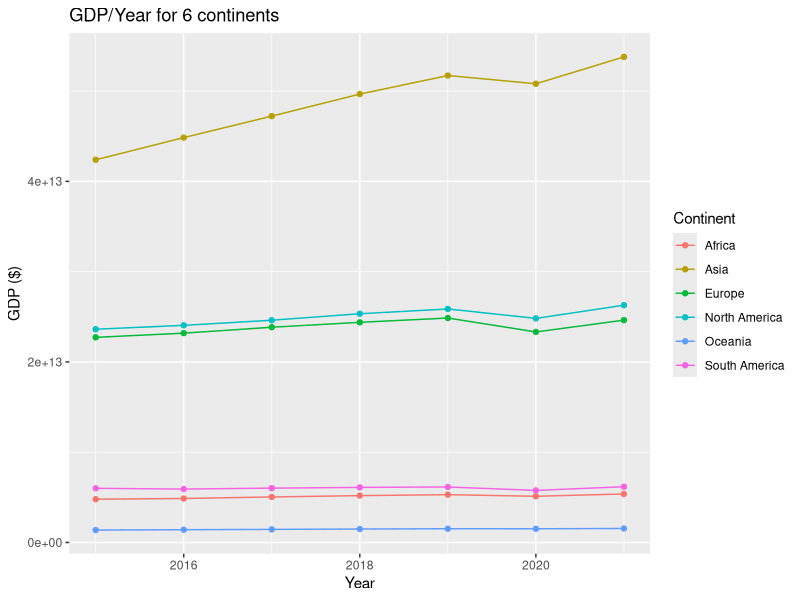
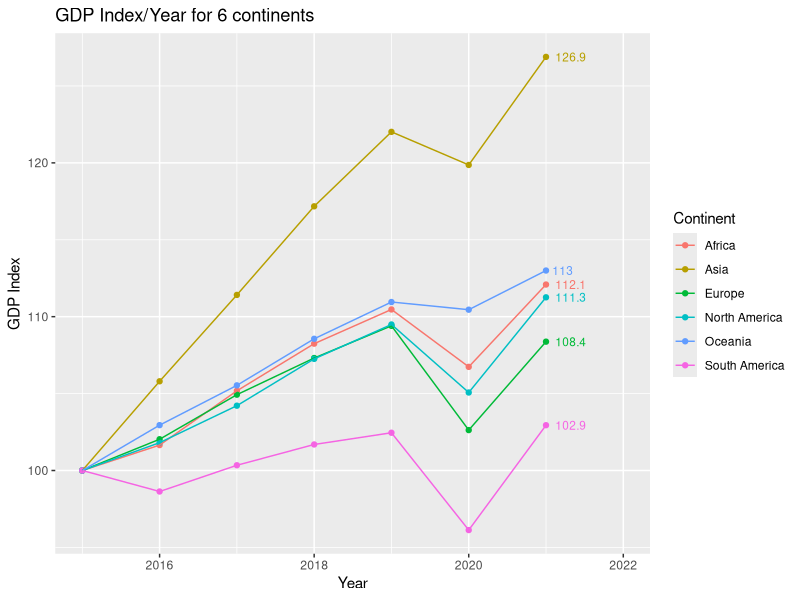
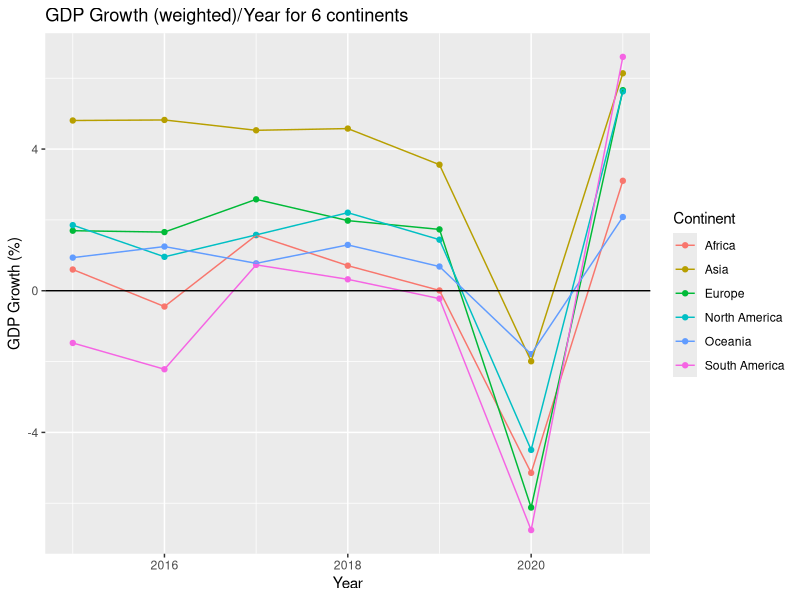
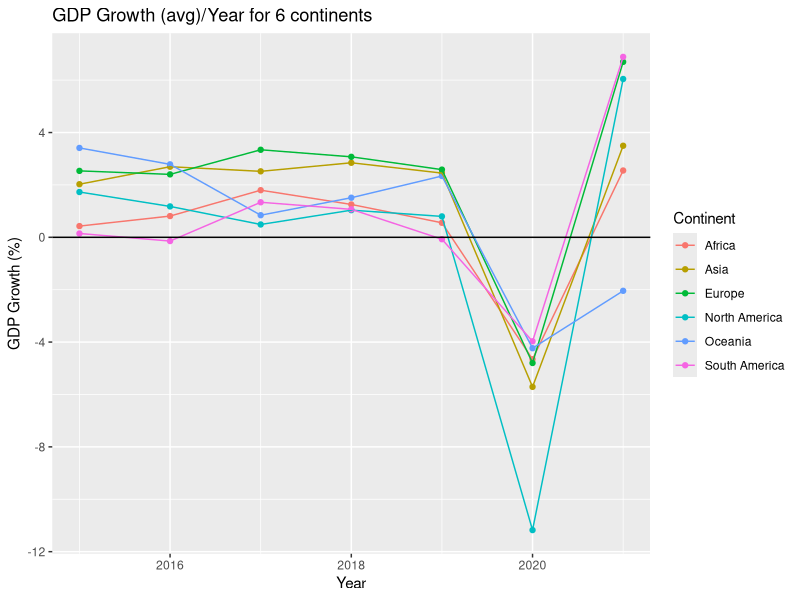
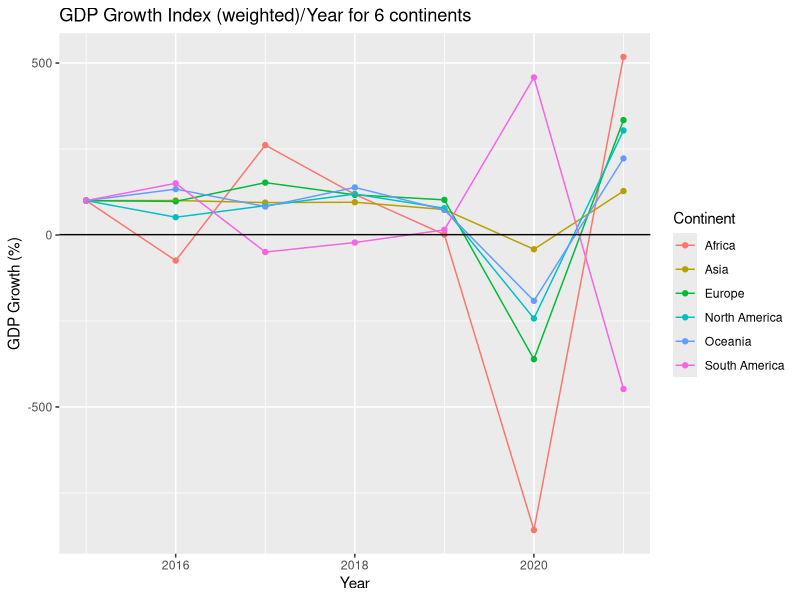
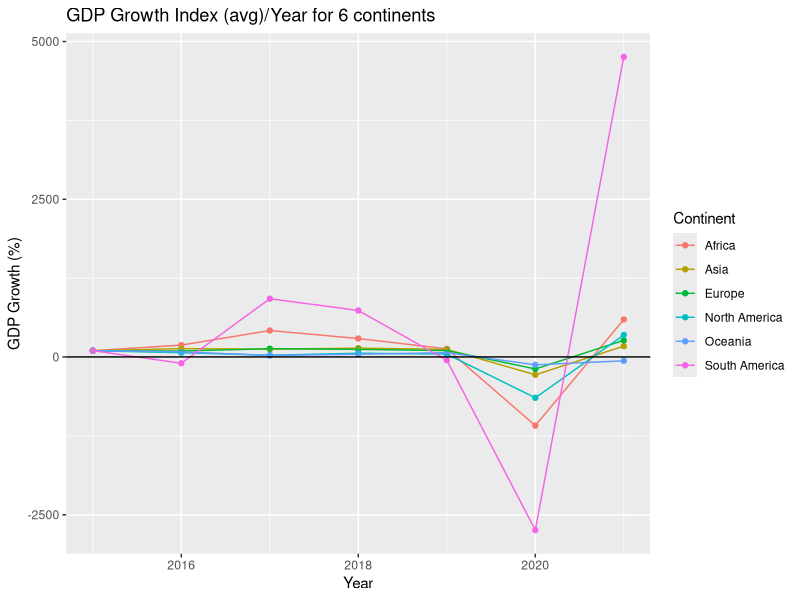
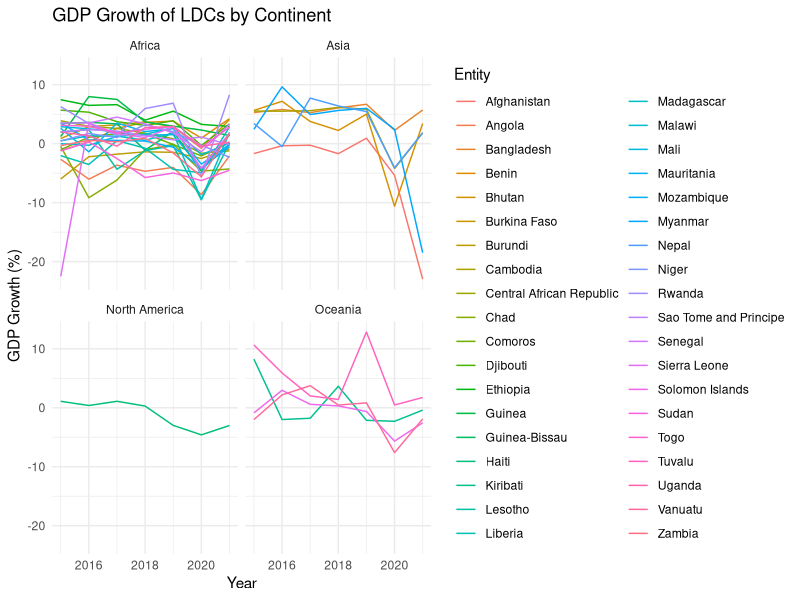
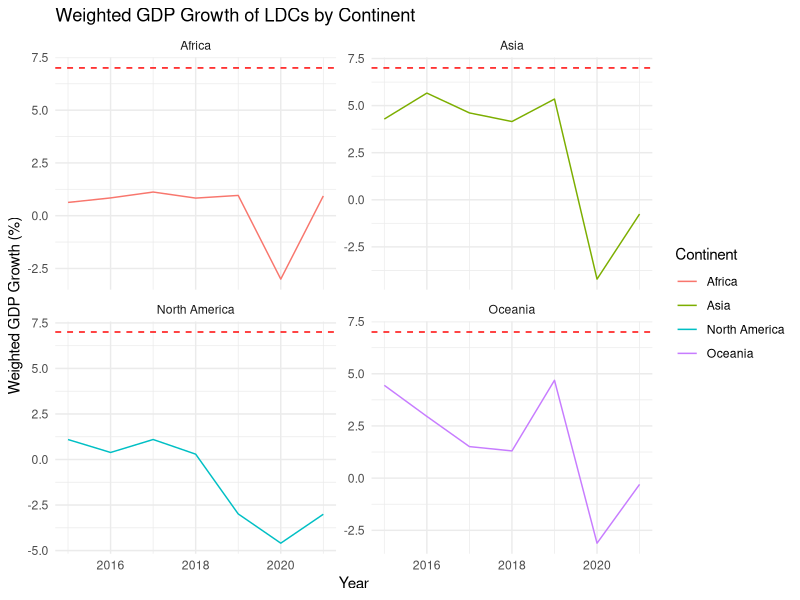

R code for these plots, in order: (Note: this script raises an error after producing the figures.)
## ---- chunk 1
knitr::opts_chunk$set(echo = TRUE)
## ---- chunk 2
library(tidyverse)
library(ggplot2)
## ---- chunk 3
gdp_per_capita_df <- read.csv("Exported_data/gdp_per_capita_cleaned.csv")
gdp_per_capita_df <- gdp_per_capita_df %>%
  filter(Year >= 2015)
## ---- chunk 4
continent_gdp_totals <- gdp_per_capita_df %>%
  group_by(Continent, Year) %>%
  summarise(
    Total_GDP = sum(Gdp, na.rm = TRUE)
  ) %>%
  ungroup()
## ---- chunk 5
continent_gdp_totals %>% ggplot(aes(x = Year, y = Total_GDP, colour = Continent)) +
  geom_point() +
  geom_line() +
  labs(title = "GDP/Year for 6 continents", y = "GDP ($)")
## ---- chunk 6
continent_gdp_totals <- continent_gdp_totals %>%
  group_by(Continent) %>%
  mutate(
    GDP_Index = Total_GDP / first(Total_GDP) * 100
  )
## ---- chunk 7
continent_gdp_totals %>% ggplot(aes(x = Year, y = GDP_Index, colour = Continent)) +
  geom_point() +
  geom_line() +
  geom_text(
  data = continent_gdp_totals %>% filter(Year == 2021),
  aes(label = round(GDP_Index, 1)),
  hjust = -0.3,
  size = 3,
  show.legend = FALSE) +
  expand_limits(x = 2022) +
  labs(title = "GDP Index/Year for 6 continents", y = "GDP Index")
## ---- chunk 8
continents_growth_df <- gdp_per_capita_df %>%
  group_by(Continent, Year) %>%
  summarise(
    Weighted_Growth = sum(Growth * Gdp, na.rm = TRUE) / sum(Gdp, na.rm = TRUE),
    Avg_Growth = mean(Growth, na.rm = TRUE)
  ) %>%
  ungroup()
## ---- chunk 9
continents_growth_df %>% ggplot(aes(x = Year, y = Weighted_Growth, colour = Continent)) +
  geom_point() +
  geom_line() +
  geom_hline(yintercept = 0) +
  labs(title = "GDP Growth (weighted)/Year for 6 continents", y = "GDP Growth (%)")

continents_growth_df %>% ggplot(aes(x = Year, y = Avg_Growth, colour = Continent)) +
  geom_point() +
  geom_line() +
  geom_hline(yintercept = 0) +
  labs(title = "GDP Growth (avg)/Year for 6 continents", y = "GDP Growth (%)")
## ---- chunk 10
continents_growth_df <- continents_growth_df %>%
  group_by(Continent) %>%
  mutate(
    Avg_Growth_Index = Avg_Growth / first(Avg_Growth) * 100,
    Weighted_Growth_Index = Weighted_Growth / first(Weighted_Growth) * 100
  )
## ---- chunk 11
continents_growth_df %>% ggplot(aes(x = Year, y = Weighted_Growth_Index, colour = Continent)) +
  geom_point() +
  geom_line() +
  geom_hline(yintercept = 1) +
  labs(title = "GDP Growth Index (weighted)/Year for 6 continents", y = "GDP Growth (%)")

continents_growth_df %>% ggplot(aes(x = Year, y = Avg_Growth_Index, colour = Continent)) +
  geom_point() +
  geom_line() +
  geom_hline(yintercept = 1) +
  labs(title = "GDP Growth Index (avg)/Year for 6 continents", y = "GDP Growth (%)")
## ---- chunk 12
ldc <- gdp_per_capita_df %>%
  filter (Ldc == TRUE)
## ---- chunk 13
ggplot(ldc, aes(x = Year, y = Growth, color = Entity)) +
  geom_line() +
  facet_wrap(~ Continent) +
  theme_minimal() +
  labs(
    title = "GDP Growth of LDCs by Continent",
    x = "Year",
    y = "GDP Growth (%)"
  )
## ---- chunk 14
ldc_weighted <- ldc %>%
  group_by(Year, Continent) %>%
  summarise(
    weighted_growth =
      sum(Gdp_per_capita * Growth, na.rm = TRUE) /
      sum(Gdp_per_capita, na.rm = TRUE),
    .groups = "drop"
  )
## ---- chunk 15
ggplot(ldc_weighted, aes(x = Year, y = weighted_growth, color = Continent)) +
  geom_line() +
  facet_wrap(~ Continent, scales = "free_y") +
  geom_hline(yintercept = 7, linetype = "dashed", color = "red") +
  theme_minimal() +
  labs(
    title = "Weighted GDP Growth of LDCs by Continent",
    x = "Year",
    y = "Weighted GDP Growth (%)"
  )
  geom_hline(yintercept = 0, linetype = "dashed", color = "black") +
  labs(y = "Weighted Growth (%)")


ldc_avg_growth <- ldc %>%
  group_by(Year, Continent) %>%
  mutate(
    Avg_growth = mean(Growth, na.rm = TRUE)
  ) %>%
  ungroup()

ggplot(ldc_avg_growth, aes(x = Year, y = Avg_growth, colour = Continent)) +
  geom_line() +
  geom_point() +
  facet_wrap(~ Continent) +
  theme(legend.position = "none") +
  geom_hline(yintercept = 7, linetype = "dashed", color = "red") +
  geom_hline(yintercept = 0, linetype = "dashed", color = "black") +
  labs(y = "Average Growth (%)")


## ---- chunk 16
ldc_7 <- ldc %>%
  group_by(Entity) %>%
  filter(any(Growth >= 7)) %>%
  ungroup()
## ---- chunk 17
ggplot (ldc_7, aes(x = Year, y = Growth, color = Entity)) + 
  geom_line() + 
  facet_wrap (~ Continent) +
  theme_minimal() + 
  labs(
    title = "GDP Growth of LDCs that reached 7%",
    x = "Year",
    y = "GDP Growth(%)"
  )
## ---- chunk 18
ldc %>%
  group_by(Entity) %>%
  summarise(avg_growth = mean(Growth, na.rm = TRUE)) %>%
  arrange(desc(avg_growth)) 
## ---- chunk 19
# Top 3 growth
top_growth <- gdp_per_capita_df %>%
  group_by(Entity) %>%
  summarise(Avg_Growth = mean(Growth, na.rm = TRUE)) %>%
  arrange(desc(Avg_Growth)) %>%
  slice(1:3)

# Top 3 decline
top_decline <- gdp_per_capita_df %>%
  group_by(Entity) %>%
  summarise(Avg_Growth = mean(Growth, na.rm = TRUE)) %>%
  arrange(Avg_Growth) %>%
  slice(1:3)
## ---- chunk 20
top_3_per_continent <- gdp_per_capita_df %>%
  group_by(Continent, Entity) %>%
  summarise(Total_GDP = sum(Gdp, na.rm = TRUE)) %>%
  arrange(Continent, desc(Total_GDP)) %>%
  group_by(Continent) %>%
  slice(1:3)
## ---- chunk 21
filtered_df <- gdp_per_capita_df %>%
  semi_join(top_3_per_continent, by = c("Continent", "Entity"))

ggplot(filtered_df, aes(x = Year, y = Gdp, colour = Entity)) +
  geom_line() +
  facet_wrap(~ Continent, scales = "free_y") +
  labs(title = "Top 3 Countries by GDP per Capita (per Continent)", y = "GDP per capita")
#free y scaling - allows the y-axis of a plot to vary independently for each row of facets
## ---- chunk 22


top_2_per_continent <- gdp_per_capita_df %>%
  group_by(Continent, Entity) %>%
  summarise(Total_GDP = sum(Gdp, na.rm = TRUE)) %>%
  arrange(Continent, desc(Total_GDP)) %>%
  group_by(Continent) %>%
  slice(1:2) %>%
  ungroup()

get_plot_data <- function(x) {

  top_2_entities <- top_2_per_continent %>%
    filter(Continent == x) %>%
    pull(Entity)

  country_data <- gdp_per_capita_df %>%
    filter(Continent == x, Entity %in% top_2_entities)

  continent_avg <- continents_growth_df %>%
    filter(Continent == x) %>%
    rename(Growth = Avg_Growth) %>%
    mutate(Entity = "Continent Average")

  plot_data <- bind_rows(country_data, continent_avg)

  return(plot_data)
}

plot_drivers <- function(continent) {
  data <- get_plot_data(continent)

  ggplot(data, aes(x = Year, y = Growth, colour = Entity)) +
    geom_line() +
    geom_point() +
    labs(
      title = paste("Top 2 GDP Growth vs Avg -", continent),
      y = "Growth (%)"
    )
}

plot_drivers("Africa")
plot_drivers("Asia")
plot_drivers("Europe")
plot_drivers("North America")
plot_drivers("South America")
plot_drivers("Oceania")
